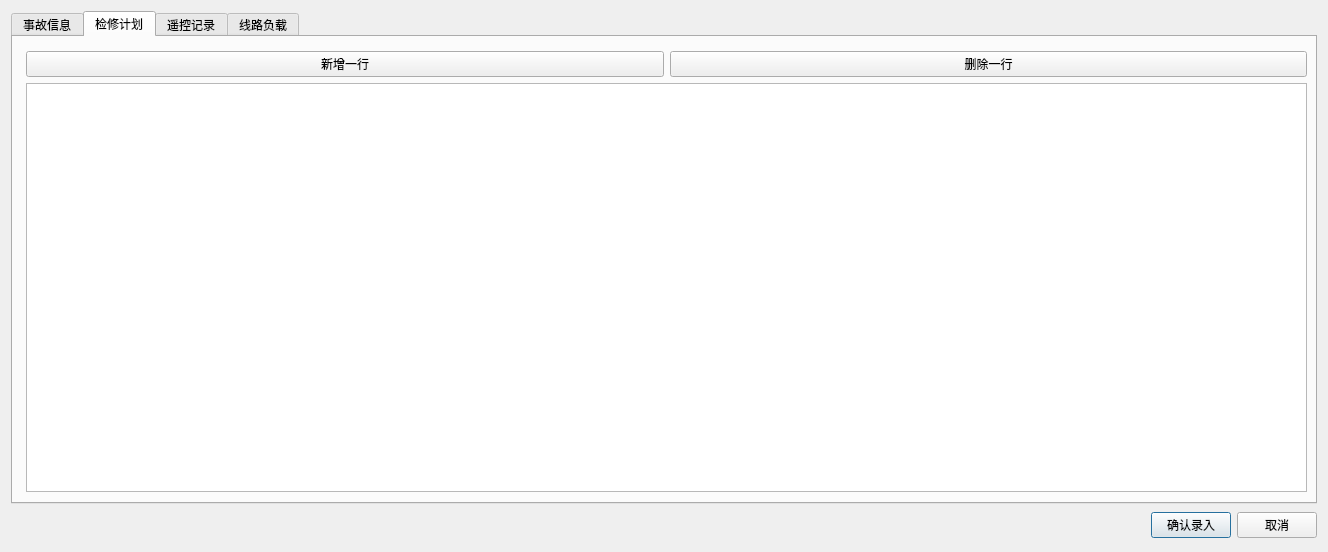
<?xml version="1.0" encoding="UTF-8"?>
<ui version="4.0">
 <class>SignOutInformation</class>
 <widget class="QDialog" name="SignOutInformation">
  <property name="geometry">
   <rect>
    <x>0</x>
    <y>0</y>
    <width>1328</width>
    <height>552</height>
   </rect>
  </property>
  <property name="windowTitle">
   <string>交班信息页面</string>
  </property>
  <property name="windowIcon">
   <iconset resource="ihandover.qrc">
    <normaloff>:/images/information.png</normaloff>:/images/information.png</iconset>
  </property>
  <layout class="QGridLayout" name="gridLayout_5">
   <item row="1" column="0">
    <layout class="QHBoxLayout">
     <property name="spacing">
      <number>6</number>
     </property>
     <property name="margin">
      <number>0</number>
     </property>
     <item>
      <spacer>
       <property name="orientation">
        <enum>Qt::Horizontal</enum>
       </property>
       <property name="sizeHint" stdset="0">
        <size>
         <width>131</width>
         <height>31</height>
        </size>
       </property>
      </spacer>
     </item>
     <item>
      <widget class="QPushButton" name="okButton">
       <property name="text">
        <string>确认录入</string>
       </property>
      </widget>
     </item>
     <item>
      <widget class="QPushButton" name="cancelButton">
       <property name="text">
        <string>取消</string>
       </property>
      </widget>
     </item>
    </layout>
   </item>
   <item row="0" column="0">
    <widget class="QTabWidget" name="tabWidget">
     <property name="currentIndex">
      <number>1</number>
     </property>
     <widget class="QWidget" name="tab">
      <attribute name="title">
       <string>事故信息</string>
      </attribute>
      <layout class="QGridLayout" name="gridLayout_4">
       <item row="0" column="0">
        <widget class="QTableView" name="accidentinfo_tableview"/>
       </item>
      </layout>
     </widget>
     <widget class="QWidget" name="tab_2">
      <attribute name="title">
       <string>检修计划</string>
      </attribute>
      <widget class="QWidget" name="">
       <property name="geometry">
        <rect>
         <x>13</x>
         <y>14</y>
         <width>1281</width>
         <height>441</height>
        </rect>
       </property>
       <layout class="QGridLayout" name="gridLayout">
        <item row="0" column="0">
         <layout class="QHBoxLayout" name="horizontalLayout_2">
          <item>
           <widget class="QPushButton" name="Add">
            <property name="text">
             <string>新增一行</string>
            </property>
           </widget>
          </item>
          <item>
           <widget class="QPushButton" name="Del">
            <property name="text">
             <string>删除一行</string>
            </property>
           </widget>
          </item>
         </layout>
        </item>
        <item row="1" column="0">
         <widget class="QTableWidget" name="maintenanceplan_tableWidget"/>
        </item>
       </layout>
      </widget>
     </widget>
     <widget class="QWidget" name="tab_3">
      <attribute name="title">
       <string>遥控记录</string>
      </attribute>
      <layout class="QGridLayout" name="gridLayout_6">
       <item row="0" column="0">
        <layout class="QGridLayout" name="gridLayout_7">
         <item row="0" column="0">
          <layout class="QHBoxLayout" name="horizontalLayout"/>
         </item>
         <item row="1" column="0">
          <widget class="QTableView" name="DPCPoint_tableview"/>
         </item>
        </layout>
       </item>
      </layout>
     </widget>
     <widget class="QWidget" name="tab_4">
      <attribute name="title">
       <string>线路负载</string>
      </attribute>
      <layout class="QGridLayout" name="gridLayout_2">
       <item row="0" column="0">
        <widget class="QTableView" name="lineload_tableview"/>
       </item>
      </layout>
     </widget>
    </widget>
   </item>
  </layout>
 </widget>
 <resources>
  <include location="ihandover.qrc"/>
 </resources>
 <connections>
  <connection>
   <sender>okButton</sender>
   <signal>clicked()</signal>
   <receiver>SignOutInformation</receiver>
   <slot>accept()</slot>
   <hints>
    <hint type="sourcelabel">
     <x>278</x>
     <y>253</y>
    </hint>
    <hint type="destinationlabel">
     <x>96</x>
     <y>254</y>
    </hint>
   </hints>
  </connection>
  <connection>
   <sender>cancelButton</sender>
   <signal>clicked()</signal>
   <receiver>SignOutInformation</receiver>
   <slot>reject()</slot>
   <hints>
    <hint type="sourcelabel">
     <x>369</x>
     <y>253</y>
    </hint>
    <hint type="destinationlabel">
     <x>179</x>
     <y>282</y>
    </hint>
   </hints>
  </connection>
 </connections>
</ui>
